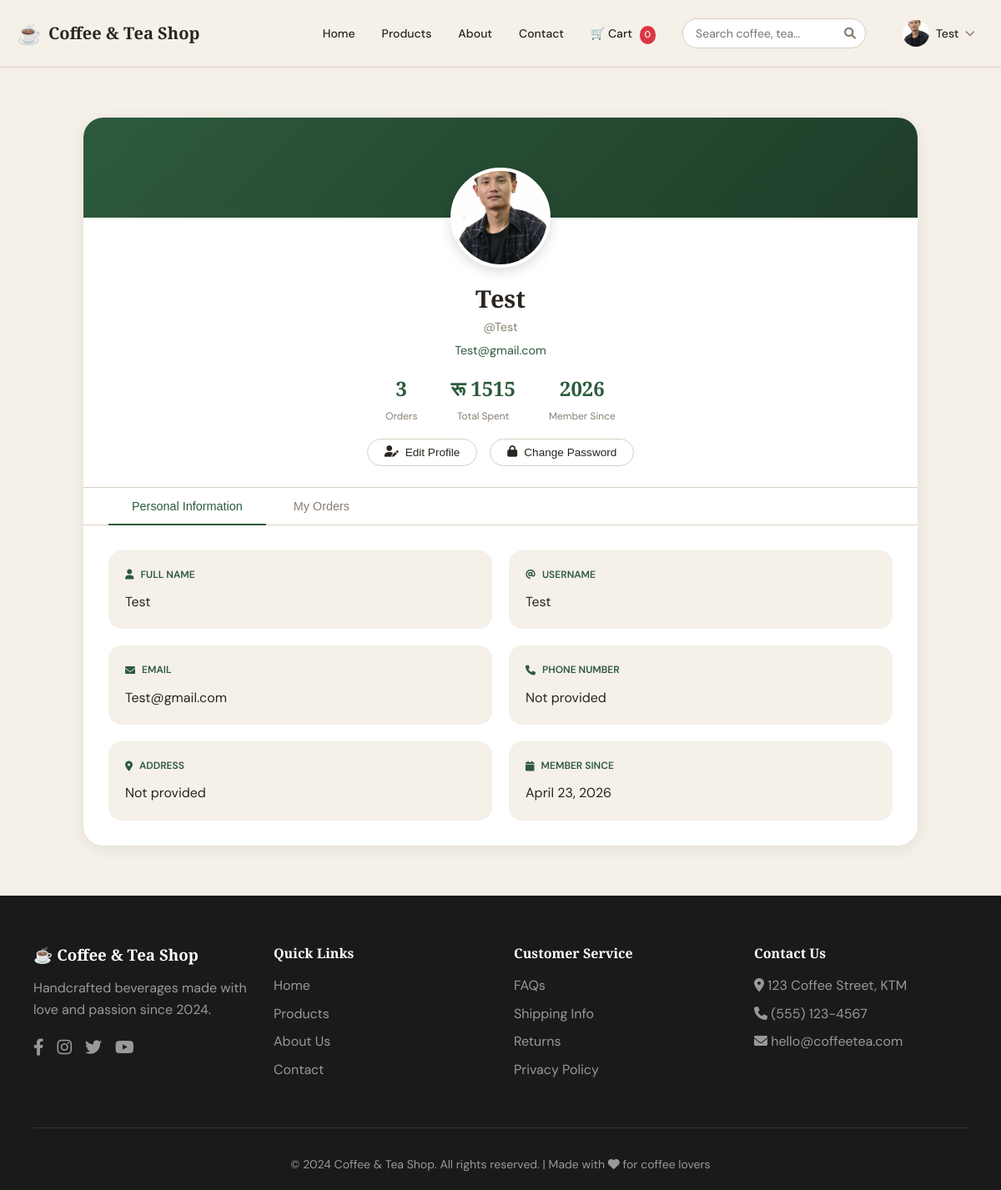
The app's page /accounts/profile/ (signed in) with its own data.
### apps/accounts/models.py (models this page shows, shortened)
class CustomUser(AbstractUser):
    phone_number = models.CharField(max_length=15, blank=True, null=True)
    address = models.TextField(blank=True, null=True)
    profile_picture = models.ImageField(upload_to='profile_pics/', blank=True, null=True)
    created_at = models.DateTimeField(auto_now_add=True)
    updated_at = models.DateTimeField(auto_now=True)
    class Meta:
        verbose_name = 'User'
        verbose_name_plural = 'Users'
    def get_full_name(self):
        if self.first_name and self.last_name:
            return f"{self.first_name} {self.last_name}"
        return self.username

### apps/accounts/views.py (the view, shortened to what this page needs)
# urls.py: path('profile/', views.profile_view, name='profile'),
@login_required
def profile_view(request):
    from apps.orders.models import Order  # Import here to avoid circular import
    orders = Order.objects.filter(user=request.user).order_by('-created_at')[:10]
    orders_count = Order.objects.filter(user=request.user).count()
    total_spent = Order.objects.filter(user=request.user, payment_status='paid').aggregate(
        total=models.Sum('grand_total')
    )['total'] or 0
    context = {
        'user': request.user,
        'orders': orders,
        'orders_count': orders_count,
        'total_spent': total_spent,
    }
    return render(request, 'accounts/profile.html', context)

### apps/cart/context_processors.py (called while the page is built)
def get_cart(request):
    if request.user.is_authenticated:
        cart, created = Cart.objects.get_or_create(user=request.user)
    else:
        if not request.session.session_key:
            request.session.create()
        cart, created = Cart.objects.get_or_create(session_key=request.session.session_key)
    return cart

def cart_count(request):
    try:
        cart = get_cart(request)
        return {'cart_total_items': cart.get_total_items()}
    except:
        return {'cart_total_items': 0}

### apps/cart/models.py (called while the page is built)
    def get_total_items(self):
        return sum(item.quantity for item in self.items.all())

### apps/accounts/templates/accounts/profile.html (shortened to what this page needs)
{% extends 'base.html' %}
{% load static %}
{% block content %}
<section class="profile-section">
  <div class="profile-container">
    <div class="profile-card">
      <div class="avatar-wrapper">
        <form method="post" enctype="multipart/form-data" id="avatarForm">
          <div class="profile-avatar" onclick="document.getElementById('profile_picture_input').click()">
            {% if user.profile_picture %}
              <img src="{{ user.profile_picture.url }}" alt="{{ user.username }}" id="avatarPreview">
            {% else %}
              <i class="fas fa-user-circle" id="avatarPreviewIcon"></i>
            {% endif %}
          </div>
        </form>
      </div>
      <div class="profile-header-section">
        <h2>{{ user.get_full_name|default:user.username }}</h2>
        <div class="profile-username">@{{ user.username }}</div>
        <div class="profile-email">{{ user.email }}</div>
        <div class="profile-stats">
          <div class="stat-item">
            <span class="stat-number">{{ orders_count|default:"0" }}</span>
            <span class="stat-label">Orders</span>
          </div>
          <div class="stat-item">
            <span class="stat-number">रू {{ total_spent|default:"0" }}</span>
            <span class="stat-label">Total Spent</span>
          </div>
          <div class="stat-item">
            <span class="stat-number">{{ user.date_joined|date:"Y" }}</span>
            <span class="stat-label">Member Since</span>
          </div>
        </div>
        <div class="action-buttons">
          <button class="btn-icon" id="showEditProfileBtn">
            <i class="fas fa-user-edit"></i> Edit Profile
          </button>
          <button class="btn-icon" id="showChangePasswordBtn">
            <i class="fas fa-lock"></i> Change Password
          </button>
        </div>
      </div>
      <div class="profile-tabs" id="profileTabs">
        <button class="tab-btn active" data-tab="info">Personal Information</button>
        <button class="tab-btn" data-tab="orders">My Orders</button>
      </div>
      <div class="tab-content active" id="infoTab">
        <div id="viewMode">
          <div class="info-grid">
            <div class="info-card">
              <div class="info-label"><i class="fas fa-user"></i> Full Name</div>
              <div class="info-value">{{ user.get_full_name|default:"Not provided" }}</div>
            </div>
            <div class="info-card">
              <div class="info-label"><i class="fas fa-at"></i> Username</div>
              <div class="info-value">{{ user.username }}</div>
            </div>
            <div class="info-card">
              <div class="info-label"><i class="fas fa-envelope"></i> Email</div>
              <div class="info-value">{{ user.email }}</div>
            </div>
            <div class="info-card">
              <div class="info-label"><i class="fas fa-phone"></i> Phone Number</div>
              <div class="info-value">{{ user.phone_number|default:"Not provided" }}</div>
            </div>
            <div class="info-card">
              <div class="info-label"><i class="fas fa-map-marker-alt"></i> Address</div>
              <div class="info-value">{{ user.address|default:"Not provided" }}</div>
            </div>
            <div class="info-card">
              <div class="info-label"><i class="fas fa-calendar"></i> Member Since</div>
              <div class="info-value">{{ user.date_joined|date:"F j, Y" }}</div>
            </div>
          </div>
        </div>
      </div>
    </div>
  </div>
</section>
{% endblock %}

### templates/base.html (shortened to what this page needs)
{% load static %}
<!DOCTYPE html>
<html lang="en">
<head>
  <link rel="stylesheet" href="{% static 'css/styles.css' %}" />
  <link rel="stylesheet" href="https://cdnjs.cloudflare.com/ajax/libs/font-awesome/6.0.0-beta3/css/all.min.css">
</head>
<body>
  <nav class="navbar desktop-nav">
    <div class="nav-container">
      <a href="/" class="navbar-brand">
        <span class="brand-icon">☕</span>
        <span class="brand-text">Coffee &amp; Tea Shop</span>
      </a>
      <ul class="navbar-links">
        <li><a href="/" class="{% block home_active %}{% endblock %}">Home</a></li>
        <li><a href="/products/" class="{% block products_active %}{% endblock %}">Products</a></li>
        <li><a href="/about/" class="{% block about_active %}{% endblock %}">About</a></li>
        <li><a href="/contact/" class="{% block contact_active %}{% endblock %}">Contact</a></li>
        <li><a href="/cart/">🛒 Cart <span id="cartCountDesktop" class="cart-count">0</span></a></li>
        <li class="nav-search">
          <form method="get" action="{% url 'products:search' %}" class="search-form-nav" id="searchForm">
            <div class="search-wrapper">
              <input type="text" name="q" id="searchInput" placeholder="Search coffee, tea..." class="search-input-nav" autocomplete="off">
              <button type="submit"><i class="fas fa-search"></i></button>
            </div>
          </form>
        </li>
        {% if user.is_authenticated %}
          <li class="dropdown">
            <a href="#" class="dropdown-toggle" id="userDropdown" onclick="toggleDropdown(event)">
              <div class="user-avatar">
                {% if user.profile_picture %}
                  <img src="{{ user.profile_picture.url }}" alt="{{ user.username }}" class="avatar-img">
                {% else %}
                  <i class="fas fa-user-circle"></i>
                {% endif %}
              </div>
              <span class="username">{{ user.first_name|default:user.username }}</span>
              <i class="fas fa-chevron-down"></i>
            </a>
          </li>
        {% else %}
          <li><a href="{% url 'accounts:login' %}" class="login-nav-btn">Login</a></li>
        {% endif %}
      </ul>
    </div>
  </nav>
  <main>
    {% block content %}
    {% endblock %}
  </main>
  <footer class="footer">
    <div class="container">
      <div class="footer-grid">
        <div class="footer-about">
          <h3>☕ Coffee & Tea Shop</h3>
          <p>Handcrafted beverages made with love and passion since 2024.</p>
          <div class="social-links">
            <a href="https://www.facebook.com/"><i class="fab fa-facebook-f"></i></a>
            <a href="https://www.instagram.com/?hl=en"><i class="fab fa-instagram"></i></a>
            <a href="https://x.com/"><i class="fab fa-twitter"></i></a>
            <a href="https://www.youtube.com/"><i class="fab fa-youtube"></i></a>
          </div>
        </div>
        <div class="footer-links">
          <h4>Quick Links</h4>
          <ul>
            <li><a href="/">Home</a></li>
            <li><a href="/products/">Products</a></li>
            <li><a href="/about/">About Us</a></li>
            <li><a href="/contact/">Contact</a></li>
          </ul>
        </div>
        <div class="footer-links">
          <h4>Customer Service</h4>
          <ul>
            <li><a href="#">FAQs</a></li>
            <li><a href="#">Shipping Info</a></li>
            <li><a href="#">Returns</a></li>
            <li><a href="#">Privacy Policy</a></li>
          </ul>
        </div>
        <div class="footer-contact">
          <h4>Contact Us</h4>
          <ul>
            <li><i class="fas fa-map-marker-alt"></i> 123 Coffee Street, KTM</li>
            <li><i class="fas fa-phone"></i> (555) 123-4567</li>
            <li><i class="fas fa-envelope"></i> hello@coffeetea.com</li>
          </ul>
        </div>
      </div>
      <div class="footer-bottom">
        <p>&copy; 2024 Coffee & Tea Shop. All rights reserved. | Made with <i class="fas fa-heart"></i> for coffee lovers</p>
      </div>
    </div>
  </footer>
</body>
</html>

### static/css/styles.css (style rules this page uses)
:root { --bg: #f5f0e8; --fg: #2a2520; --primary: #2d5a3d; --primary-dark: #1e3d28; --primary-light: #4a7a5a; --primary-fg: #f5f0e8; --card-bg: #faf8f5; --muted: #8a7e72; --border: #d9cfc2; --accent: #c4a27a; --shadow: 0 4px 20px rgba(0,0,0,0.08); --shadow-hover: 0 8px 30px rgba(0,0,0,0.12); }
* { margin: 0; padding: 0; box-sizing: border-box; }
body { font-family: 'DM Sans', sans-serif; background: var(--bg); color: var(--fg); line-height: 1.6; }
h1, h2, h3, h4 { font-family: 'Playfair Display', serif; font-weight: 700; line-height: 1.2; }
.container { max-width: 1200px; margin: 0 auto; padding: 0 20px; }
.navbar { background: var(--bg); border-bottom: 1px solid var(--border); position: sticky; top: 0; z-index: 100; backdrop-filter: blur(10px); }
.nav-container { max-width: 1200px; margin: 0 auto; padding: 1rem 20px; display: flex; justify-content: space-between; align-items: center; }
.navbar-brand { display: flex; align-items: center; gap: 8px; font-family: 'Playfair Display', serif; font-size: 1.25rem; font-weight: 700; color: var(--fg); text-decoration: none; }
.brand-icon { font-size: 1.5rem; }
.navbar-links { display: flex; gap: 2rem; list-style: none; align-items: center; }
.navbar-links a { font-size: 0.875rem; font-weight: 500; color: var(--fg); text-decoration: none; transition: color 0.2s; }
.nav-search { margin-left: auto; }
.search-wrapper { position: relative; }
.search-form-nav { display: flex; align-items: center; }
.search-input-nav { padding: 8px 35px 8px 15px; border: 1px solid var(--border); border-radius: 50px; font-size: 14px; width: 220px; transition: all 0.3s; font-family: 'DM Sans', sans-serif; }
.search-form-nav button { position: absolute; right: 12px; top: 50%; transform: translateY(-50%); background: none; border: none; cursor: pointer; color: var(--muted); font-size: 14px; }
.dropdown { position: relative; display: inline-block; }
.dropdown-toggle { display: flex; align-items: center; gap: 8px; cursor: pointer; padding: 8px 12px; border-radius: 40px; transition: all 0.3s; text-decoration: none; color: var(--fg); }
.user-avatar { width: 32px; height: 32px; border-radius: 50%; overflow: hidden; display: flex; align-items: center; justify-content: center; }
.avatar-img { width: 100%; height: 100%; object-fit: cover; }
.username { font-size: 14px; font-weight: 500; color: var(--fg); }
.dropdown-toggle i.fa-chevron-down { font-size: 12px; color: var(--muted); transition: transform 0.3s; }
.cart-count { display: inline-block; background: #dc3545; color: white; border-radius: 50%; padding: 2px 6px; font-size: 11px; margin-left: 5px; min-width: 18px; text-align: center; }
.stat-number { display: block; font-family: 'Playfair Display', serif; font-size: 2rem; font-weight: 700; color: var(--primary); }
.stat-label { font-size: 0.875rem; color: var(--muted); }
.footer { background: #1a1a1a; color: #999; padding: 60px 20px 20px; }
.footer-grid { display: grid; grid-template-columns: repeat(4, 1fr); gap: 2rem; margin-bottom: 3rem; }
.footer-about h3 { color: white; margin-bottom: 1rem; }
.footer-about p { margin-bottom: 1rem; }
.social-links { display: flex; gap: 1rem; }
.social-links a { color: #999; text-decoration: none; font-size: 1.25rem; transition: color 0.3s; }
.footer-links h4, .footer-contact h4 { color: white; margin-bottom: 1rem; }
.footer-links ul, .footer-contact ul { list-style: none; }
.footer-links li, .footer-contact li { margin-bottom: 0.5rem; }
.footer-links a { color: #999; text-decoration: none; transition: color 0.3s; }
.footer-contact li { color: #999; }
.footer-bottom { text-align: center; padding-top: 2rem; border-top: 1px solid #333; font-size: 0.875rem; }

### records on screen
CustomUser: profile_picture (picture), first_name "Test", get_full_name "Test", username "Test", email "Test@gmail.com", date_joined "2026", phone_number "Not provided", address "Not provided", date_joined "April 23, 2026"

### other values on screen
{{ orders_count|default:"0" }} "3"
{{ total_spent|default:"0" }} "1515"
